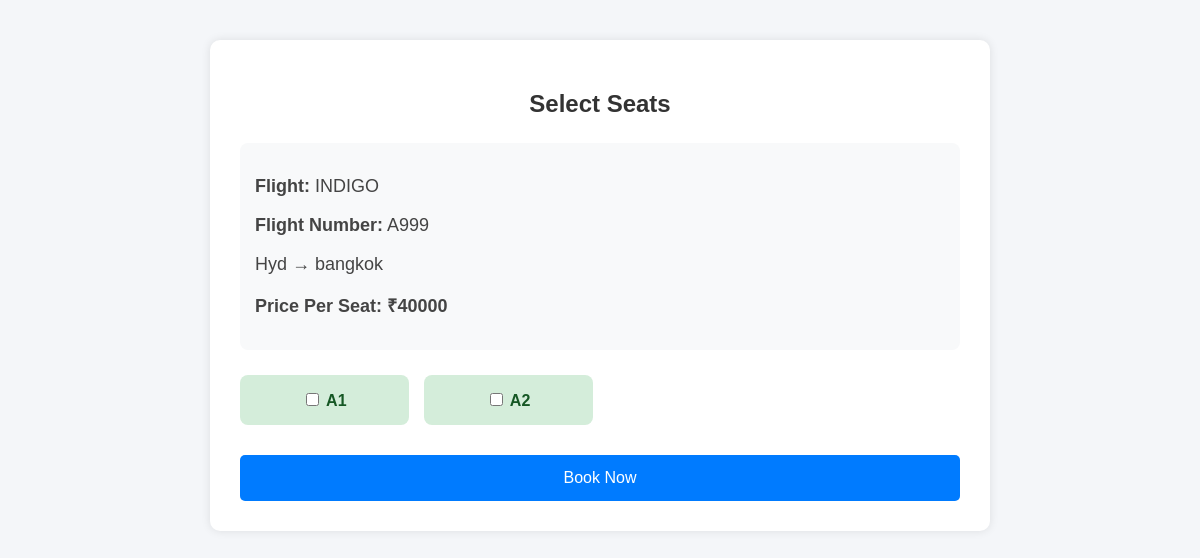
Screenshot of /seat/5/ with the database file from the repository.
### myapp/models.py (models this page shows, shortened)
class Flight(models.Model):
    flight_number = models.CharField(max_length=10)
    source = models.CharField(max_length=50)
    destination = models.CharField(max_length=50)
    price = models.IntegerField()
    total_seats = models.IntegerField(default=5)
    flight_name = models.CharField(max_length=50, default="None")

### myapp/views.py (the view, shortened to what this page needs)
# urls.py: path('seat/<int:flight_id>/', views.seat_view),
def seat_view(request,flight_id):
    flight = Flight.objects.get(id=flight_id)
    date = request.GET.get('date')
    booked_seats = Booking.objects.filter(flight=flight, travel_date=date).values_list(
    'seat_number',
    flat=True
)
    all_seats = ["A"+str(x) for x in range(1,flight.total_seats+1)]
    if len(all_seats) == len(booked_seats):
        messages.error(request, "Seats were booked")
        return redirect('/')
    return render(request, 'seat_view.html', {'flight': flight, 'booked_seats': booked_seats, 'all_seats': all_seats})

### myapp/templates/seat_view.html (shortened to what this page needs)
<!DOCTYPE html>
<html>
<head>
</head>
<body>
<div class="container">
    <h2>Select Seats</h2>
    <div class="flight-details">
        <p>
            <strong>Flight:</strong>
            {{ flight.flight_name }}
        </p>
        <p>
            <strong>Flight Number:</strong>
            {{ flight.flight_number }}
        </p>
        <p>
            {{ flight.source }}
            →
            {{ flight.destination }}
        </p>
        <p class="price">
            Price Per Seat:
            ₹{{ flight.price }}
        </p>
    </div>
    <form method="POST">
        <div class="seat-grid">
            {% for seat in all_seats %}
                {% if seat in booked_seats %}
                <div class="seat booked">
                    <input
                        type="checkbox"
                        disabled
                    >
                    {{ seat }}
                    <br>
                    Booked
                </div>
                {% else %}
                <div class="seat available">
                    <input
                        type="checkbox"
                        name="seats"
                        value="{{ seat }}"
                    >
                    {{ seat }}
                </div>
                {% endif %}
            {% endfor %}
        </div>
        <button type="submit">
            Book Now
        </button>
    </form>
</div>
</body>
</html>

### myapp/templates/seat_view.html (style rules this page uses)
body { margin:0; padding:0; font-family:Arial; background:#f4f6f9; }
.container { width:60%; margin:auto; margin-top:40px; background:white; padding:30px; border-radius:10px; box-shadow:0px 0px 10px rgba(0,0,0,0.1); }
h2 { text-align:center; color:#333; margin-bottom:25px; }
.flight-details { background:#f8f9fa; padding:15px; border-radius:8px; margin-bottom:25px; }
.flight-details p { font-size:18px; color:#444; }
.price { color:green; font-weight:bold; }
.seat-grid { display:grid; grid-template-columns:repeat(4,1fr); gap:15px; margin-top:20px; }
.seat { padding:15px; border-radius:8px; text-align:center; font-weight:bold; }
.available { background:#d4edda; color:#155724; }
button { width:100%; padding:14px; margin-top:30px; background:#007bff; color:white; border:none; border-radius:5px; font-size:16px; cursor:pointer; }

### rows the page displays
Flight: flight_name "INDIGO", flight_number "A999", source "Hyd", destination "bangkok", price "40000"

### other values shown
{{ seat }} "A1" "A2"
